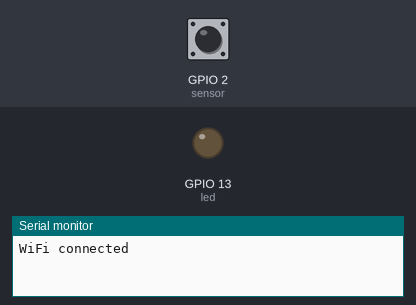
Simulated run of this sketch. Board: ESP32. On the bench: output pins drawn as LEDs (lit = HIGH), the last lines printed to the serial monitor. Inputs (shaded band) come from the test bench; at power-on: GPIO 2 (sensor) LOW. WiFi joins after 1.5 s; servers stay silent unless stated.

Above: at 2.7 s.
2.8 s: GPIO 2 (sensor) driven HIGH
At 3.1 s:
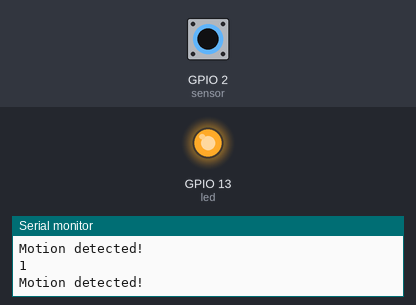
4.3 s: GPIO 2 (sensor) pulsed LOW 2 times (0.12 s each, 0.3 s apart)
7.9 s: GPIO 2 (sensor) pulsed LOW 5 times (0.12 s each, 0.3 s apart)
Timing chart, 0 to 10.9 s (numbered marks = the images above; inputs shaded):
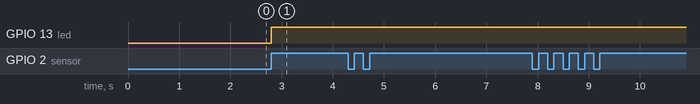

Measured:
- after the input at 2.8 s, GPIO 13 (led): LOW → HIGH at once

The sketch:

Logans_Room_Sensor_apr24a.ino
```cpp
#include "arduino_secrets.h"
/*
  Sketch generated by the Arduino IoT Cloud Thing "Logans Room Sensor"
  https://create.arduino.cc/cloud/things/89bfdb48-a633-4df2-8644-322f0149e790

  Arduino IoT Cloud Variables description

  The following variables are automatically generated and updated when changes are made to the Thing

  CloudContactSensor roomSensor;

  Variables which are marked as READ/WRITE in the Cloud Thing will also have functions
  which are called when their values are changed from the Dashboard.
  These functions are generated with the Thing and added at the end of this sketch.
*/

// Turns on LED when motion is detected
//
//  PIR (Vcc 5V, out, GND)

#include "thingProperties.h"

#include <WiFi.h>
#include <WiFiUdp.h>
#include <NTPClient.h>

int led = 13;                // the pin that the LED is atteched to
int sensor = 2;              // the pin that the sensor is atteched to
int state = LOW;             // by default, no motion detected
int val = 0;                 // variable to store the sensor status (value)
WiFiUDP ntpUDP;

void setup() {
  // Initialize serial and wait for port to open:
  Serial.begin(9600);
  // This delay gives the chance to wait for a Serial Monitor without blocking if none is found
  delay(1500);

  // Defined in thingProperties.h
  initProperties();

  // Connect to Arduino IoT Cloud
  ArduinoCloud.begin(ArduinoIoTPreferredConnection);

  // Added code
  pinMode(led, OUTPUT);      // initalize LED as an output
  pinMode(sensor, INPUT);    // initialize sensor as an input
  /*
  // Wait for WiFi to connect
  Serial.println("Waiting for WiFi connection...");
  while (WiFi.status() != WL_CONNECTED) {
    delay(500);
    Serial.print(".");
  }
  */
  Serial.println("\nWiFi connected");
  /*
     The following function allows you to obtain more information
     related to the state of network and IoT Cloud connection and errors
     the higher number the more granular information you’ll get.
     The default is 0 (only errors).
     Maximum is 4
 */
  setDebugMessageLevel(2);
  ArduinoCloud.printDebugInfo();
}

void loop() {
  ArduinoCloud.update();
  static unsigned long lastDetectionTime = 0;  // Move this outside the if/else blocks
  // Your code here
  val = digitalRead(sensor);   // read sensor value
  if (val == HIGH) {           // check if the sensor is HIGH
    roomSensor = true; // Set IoT Cloud variable to true
    Serial.println(roomSensor);
    digitalWrite(led, HIGH);   // turn LED ON

    // Using millis for non-blocking timing instead of delay
    lastDetectionTime = millis(); // Update last detection time
    // The rest of the logic will be handled in the else part

     if (state == LOW) {
       Serial.println("Motion detected!");
     }
   }
   else {
    // Only turn off the sensor if motion stopped for at least 60 seconds
    if (millis() - lastDetectionTime >= 60000) {
       roomSensor = false; // turn off lights
       digitalWrite(led, LOW); // turn LED OFF

      if (state == HIGH){
        Serial.println("Motion stopped!");
        state = LOW;       // update variable state to LOW
      }
    }
   }
}
```

arduino_secrets.h
```cpp
#define SECRET_OPTIONAL_PASS ""
#define SECRET_SSID ""
```

thingProperties.h
```cpp
// Code generated by Arduino IoT Cloud, DO NOT EDIT.

#include <ArduinoIoTCloud.h>
#include <Arduino_ConnectionHandler.h>

const char SSID[]     = SECRET_SSID;    // Network SSID (name)
const char PASS[]     = SECRET_OPTIONAL_PASS;    // Network password (use for WPA, or use as key for WEP)


CloudContactSensor roomSensor;

void initProperties(){

  ArduinoCloud.addProperty(roomSensor, READ, ON_CHANGE, NULL);


}

WiFiConnectionHandler ArduinoIoTPreferredConnection(SSID, PASS);
```
